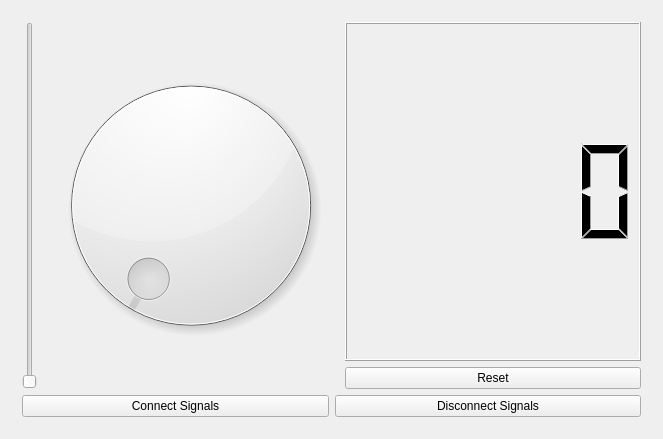
<?xml version="1.0" encoding="UTF-8"?>
<ui version="4.0">
 <class>mainWidget</class>
 <widget class="QWidget" name="mainWidget">
  <property name="geometry">
   <rect>
    <x>0</x>
    <y>0</y>
    <width>663</width>
    <height>439</height>
   </rect>
  </property>
  <property name="windowTitle">
   <string>Widget</string>
  </property>
  <layout class="QVBoxLayout" name="verticalLayout">
   <item>
    <widget class="QStackedWidget" name="stackedWidget">
     <property name="currentIndex">
      <number>3</number>
     </property>
     <widget class="QWidget" name="page">
      <layout class="QVBoxLayout" name="verticalLayout_2">
       <item>
        <widget class="QLabel" name="label">
         <property name="font">
          <font>
           <pointsize>16</pointsize>
           <weight>50</weight>
           <bold>false</bold>
          </font>
         </property>
         <property name="styleSheet">
          <string notr="true">background-color: rgb(255, 255, 255);
color: rgb(0, 0, 255);</string>
         </property>
         <property name="frameShape">
          <enum>QFrame::Box</enum>
         </property>
         <property name="text">
          <string>Hello Qt World !!</string>
         </property>
         <property name="alignment">
          <set>Qt::AlignCenter</set>
         </property>
        </widget>
       </item>
       <item>
        <spacer name="verticalSpacer">
         <property name="orientation">
          <enum>Qt::Vertical</enum>
         </property>
         <property name="sizeHint" stdset="0">
          <size>
           <width>20</width>
           <height>111</height>
          </size>
         </property>
        </spacer>
       </item>
       <item alignment="Qt::AlignHCenter">
        <widget class="QPushButton" name="pressMePushButton">
         <property name="sizePolicy">
          <sizepolicy hsizetype="Preferred" vsizetype="Fixed">
           <horstretch>0</horstretch>
           <verstretch>0</verstretch>
          </sizepolicy>
         </property>
         <property name="minimumSize">
          <size>
           <width>250</width>
           <height>100</height>
          </size>
         </property>
         <property name="maximumSize">
          <size>
           <width>200</width>
           <height>200</height>
          </size>
         </property>
         <property name="text">
          <string>Press Me !!</string>
         </property>
        </widget>
       </item>
       <item>
        <spacer name="verticalSpacer_2">
         <property name="orientation">
          <enum>Qt::Vertical</enum>
         </property>
         <property name="sizeHint" stdset="0">
          <size>
           <width>20</width>
           <height>110</height>
          </size>
         </property>
        </spacer>
       </item>
       <item>
        <layout class="QHBoxLayout" name="horizontalLayout">
         <item>
          <spacer name="horizontalSpacer">
           <property name="orientation">
            <enum>Qt::Horizontal</enum>
           </property>
           <property name="sizeHint" stdset="0">
            <size>
             <width>40</width>
             <height>20</height>
            </size>
           </property>
          </spacer>
         </item>
         <item>
          <widget class="QPushButton" name="quitPushButton">
           <property name="text">
            <string>Quit</string>
           </property>
          </widget>
         </item>
        </layout>
       </item>
      </layout>
     </widget>
     <widget class="QWidget" name="page_2">
      <layout class="QGridLayout" name="gridLayout">
       <item row="0" column="0">
        <widget class="QWidget" name="leftWidget" native="true">
         <property name="styleSheet">
          <string notr="true">background-color: rgb(255, 255, 127);</string>
         </property>
         <widget class="QLabel" name="iconLabel">
          <property name="geometry">
           <rect>
            <x>50</x>
            <y>80</y>
            <width>171</width>
            <height>171</height>
           </rect>
          </property>
          <property name="text">
           <string/>
          </property>
          <property name="pixmap">
           <pixmap resource="res.qrc">:/pos/img/pos.jpg</pixmap>
          </property>
          <property name="scaledContents">
           <bool>true</bool>
          </property>
         </widget>
        </widget>
       </item>
       <item row="0" column="1">
        <widget class="QWidget" name="rightWidget" native="true">
         <property name="styleSheet">
          <string notr="true">background-color: rgb(170, 255, 127);</string>
         </property>
        </widget>
       </item>
       <item row="1" column="0">
        <widget class="QPushButton" name="setLeftPushButton">
         <property name="text">
          <string>Set Left</string>
         </property>
        </widget>
       </item>
       <item row="1" column="1">
        <widget class="QPushButton" name="setRightPushButton">
         <property name="text">
          <string>Set Right</string>
         </property>
        </widget>
       </item>
      </layout>
     </widget>
     <widget class="QWidget" name="page_3">
      <layout class="QGridLayout" name="gridLayout_2">
       <item row="0" column="0" colspan="2">
        <widget class="QWidget" name="createWidget" native="true">
         <property name="styleSheet">
          <string notr="true"/>
         </property>
        </widget>
       </item>
       <item row="1" column="0">
        <widget class="QPushButton" name="createPushButton">
         <property name="text">
          <string>Create Obj</string>
         </property>
        </widget>
       </item>
       <item row="1" column="1">
        <widget class="QPushButton" name="deletePushButton">
         <property name="text">
          <string>Delete Obj</string>
         </property>
        </widget>
       </item>
      </layout>
     </widget>
     <widget class="QWidget" name="page_4">
      <layout class="QVBoxLayout" name="verticalLayout_4">
       <item>
        <layout class="QHBoxLayout" name="horizontalLayout_2">
         <item>
          <widget class="QSlider" name="verticalSlider">
           <property name="orientation">
            <enum>Qt::Vertical</enum>
           </property>
           <property name="tickPosition">
            <enum>QSlider::NoTicks</enum>
           </property>
          </widget>
         </item>
         <item>
          <widget class="QDial" name="dial"/>
         </item>
         <item>
          <layout class="QVBoxLayout" name="verticalLayout_3">
           <item>
            <widget class="QLCDNumber" name="lcdNumber"/>
           </item>
           <item>
            <widget class="QPushButton" name="resetPushButton">
             <property name="text">
              <string>Reset</string>
             </property>
            </widget>
           </item>
          </layout>
         </item>
        </layout>
       </item>
       <item>
        <layout class="QHBoxLayout" name="horizontalLayout_3">
         <item>
          <widget class="QPushButton" name="connectSignalPushButton">
           <property name="text">
            <string>Connect Signals</string>
           </property>
          </widget>
         </item>
         <item>
          <widget class="QPushButton" name="disconnectSignalPushButton">
           <property name="text">
            <string>Disconnect Signals</string>
           </property>
          </widget>
         </item>
        </layout>
       </item>
      </layout>
     </widget>
    </widget>
   </item>
  </layout>
 </widget>
 <layoutdefault spacing="6" margin="11"/>
 <resources>
  <include location="res.qrc"/>
 </resources>
 <connections/>
</ui>
